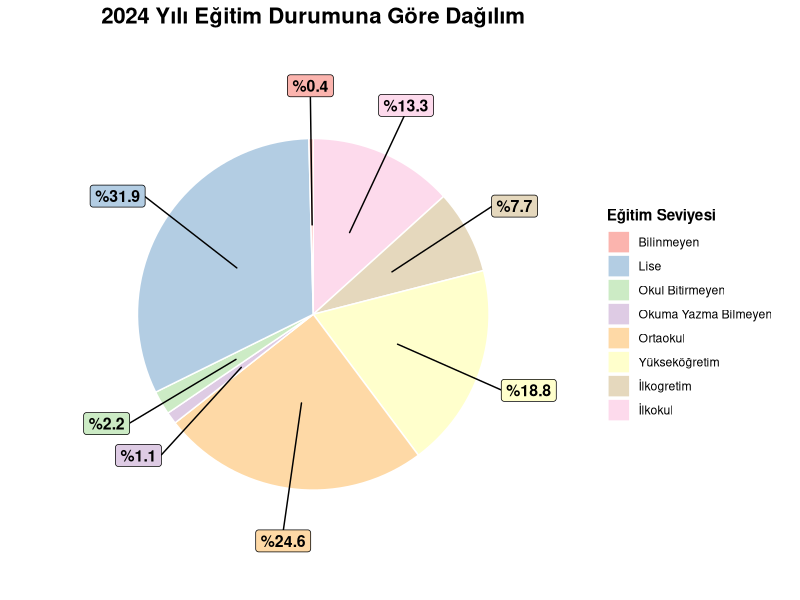

Reproduce this figure in R.
# Gerekli kütüphaneleri yükleyelim
library(ggplot2)
library(ggrepel)
library(dplyr)

# 1. Veri setini oluşturalım
data <- data.frame(
  Egitim_Durumu = c("İlkokul", "İlkogretim", "Yükseköğretim", "Ortaokul", 
                    "Okuma Yazma Bilmeyen", "Okul Bitirmeyen", "Lise", "Bilinmeyen"),
  Sayi = c(594, 342, 840, 1099, 47, 96, 1423, 19),
  Yuzde = c(13.3, 7.7, 18.8, 24.6, 1.1, 2.2, 31.9, 0.4)
)

# 2. Pasta grafiği için dilim sıralamasını ve etiket konumlarını ayarlayalım
data <- data %>%
  mutate(Egitim_Durumu = factor(Egitim_Durumu, levels = rev(Egitim_Durumu))) %>%
  arrange(desc(Egitim_Durumu)) %>%
  mutate(prop = Yuzde / sum(data$Yuzde) * 100) %>%
  mutate(ypos = cumsum(prop) - 0.5 * prop)

# 3. Grafik Çizimi
ggplot(data, aes(x = "", y = Yuzde, fill = Egitim_Durumu)) +
  geom_bar(stat = "identity", width = 1, color = "white") +
  coord_polar("y", start = 0) +
  theme_void() + # Arkaplanı temizler
  labs(title = "2024 Yılı Eğitim Durumuna Göre Dağılım",
       fill = "Eğitim Seviyesi") +
  
  # Yüzdelik etiketlerini ve çizgileri ekleyelim (ggrepel ile)
  geom_label_repel(aes(y = ypos, label = paste0("%", Yuzde)),
                   size = 4, 
                   fontface = "bold",
                   nudge_x = 0.8, 
                   show.legend = FALSE) +
  
  # Görsel özelleştirmeler
  theme(
    plot.title = element_text(hjust = 0.5, face = "bold", size = 16),
    legend.title = element_text(face = "bold")
  ) +
  
  # Renk paletini belirleyelim (İkinci resme yakın pastel tonlar)
  scale_fill_brewer(palette = "Pastel1")
